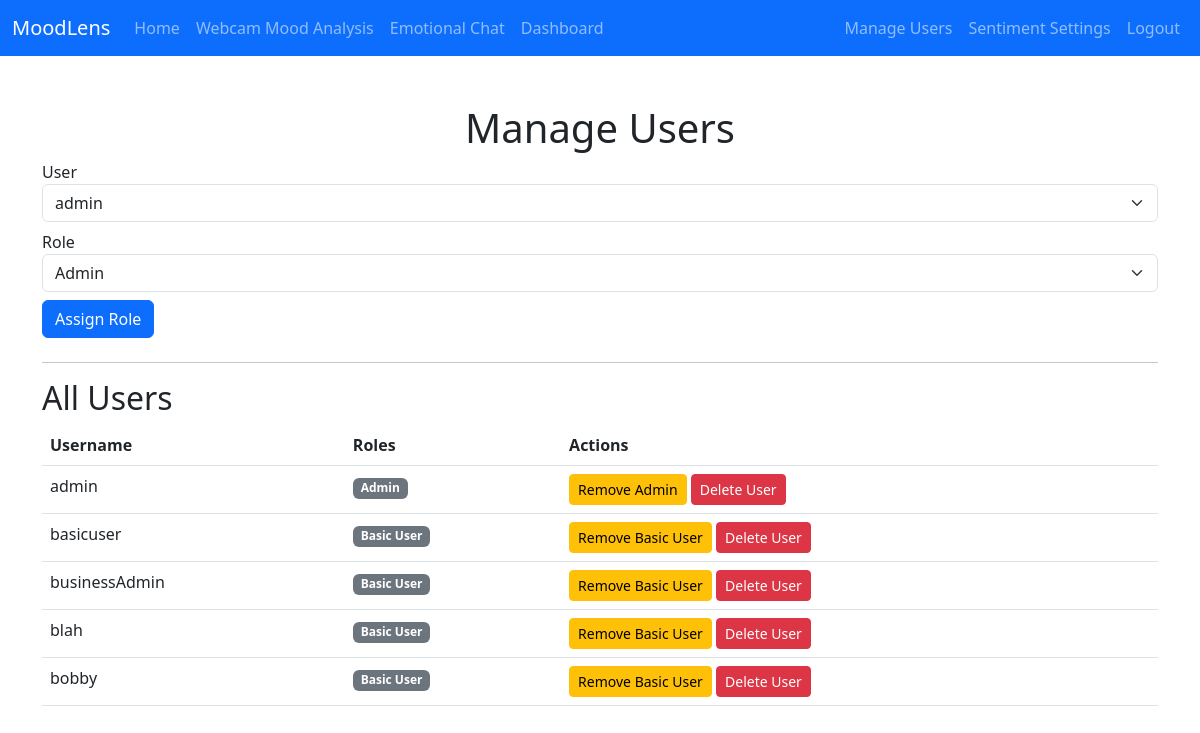
Page /admin/manage_users (signed in) on the earlier database version.
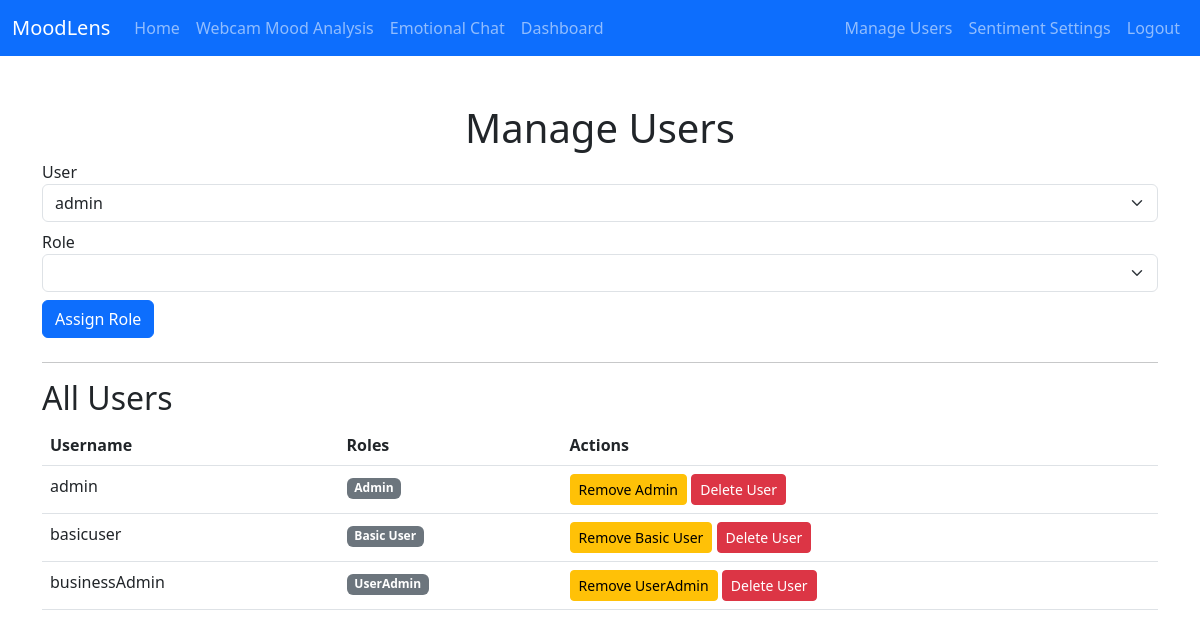
Same page on the later database version.
### modules/models.py (models this page shows, shortened)
class User(UserMixin, db.Model):
    __tablename__ = 'users'
    id = db.Column(db.Integer, primary_key=True)
    username = db.Column(db.String(150), unique=True, nullable=False)
    password_hash = db.Column(db.String(150), nullable=False)
    roles = db.relationship(
        'Role',
        secondary='user_roles',  # Reference the user_roles table
        backref=db.backref('users', lazy='dynamic')  # Allows querying users from a role
    )
    def has_role(self, role_name):
        if not self.roles:  # Handle None or empty list
            return False
        return any(role.name == role_name for role in self.roles)

class Role(db.Model):
    __tablename__ = 'roles'
    id = db.Column(db.Integer, primary_key=True)
    name = db.Column(db.String(80), unique=True, nullable=False)
    description = db.Column(db.String(200))

### modules/routes/admin_routes.py (the view, shortened to what this page needs)
@admin_routes.route("/manage_users", methods=["GET", "POST"])
@login_required
def manage_users():
    if not current_user.has_role("Admin"):
        flash("Access denied: Admins only.", "danger")
        return redirect(url_for("main.index"))
    users = User.query.all()
    roles = Role.query.all()
    return render_template("manage_users.html", users=users, roles=roles)

### app.py (called while the page is built)
@login_manager.user_loader
def load_user(user_id):
    return User.query.get(int(user_id))

### templates/manage_users.html (shortened to what this page needs)
{% extends "base.html" %}
{% block content %}
<h1 class="text-center">Manage Users</h1>
<form method="POST" class="mb-4">
    <div class="form-group mb-2">
        <label for="user">User</label>
        <select name="user_id" id="user" class="form-select" required>
            {% for user in users %}
            <option value="{{ user.id }}">{{ user.username }}</option>
            {% endfor %}
        </select>
    </div>
    <div class="form-group mb-2">
        <label for="role">Role</label>
        <select name="role_id" id="role" class="form-select" required>
            {% for role in roles %}
            <option value="{{ role.id }}">{{ role.name }}</option>
            {% endfor %}
        </select>
    </div>
    <button type="submit" name="action" value="assign" class="btn btn-primary">Assign Role</button>
</form>
<hr>
<h2>All Users</h2>
<table class="table">
    <thead>
        <tr>
            <th>Username</th>
            <th>Roles</th>
            <th>Actions</th>
        </tr>
    </thead>
    <tbody>
        {% for user in users %}
        <tr>
            <td>{{ user.username }}</td>
            <td>
                {% for role in user.roles %}
                <span class="badge bg-secondary">{{ role.name }}</span>
                {% endfor %}
            </td>
            <td>
                {% for role in user.roles %}
                <form method="POST" class="d-inline">
                    <button type="submit" name="action" value="remove" class="btn btn-sm btn-warning">Remove {{ role.name }}</button>
                </form>
                {% endfor %}
                <form method="POST" class="d-inline">
                    <button type="submit" name="action" value="delete" class="btn btn-sm btn-danger">Delete User</button>
                </form>
            </td>
        </tr>
        {% endfor %}
    </tbody>
</table>
{% endblock %}

### templates/base.html (shortened to what this page needs)
<!DOCTYPE html>
<html lang="en">
<head>
    <link href="https://cdn.jsdelivr.net/npm/bootstrap@5.3.0/dist/css/bootstrap.min.css" rel="stylesheet">
    <link href="{{ url_for('static', filename='css/style.css') }}" rel="stylesheet">
    <link href="https://cdnjs.cloudflare.com/ajax/libs/font-awesome/5.15.4/css/all.min.css" rel="stylesheet">
</head>
<body>
    <nav class="navbar navbar-expand-lg navbar-dark bg-primary">
        <div class="container-fluid">
            <a class="navbar-brand" href="/">MoodLens</a>
            <div class="collapse navbar-collapse" id="navbarNav">
                <ul class="navbar-nav me-auto">
                    <li class="nav-item">
                        <a class="nav-link" href="/">Home</a>
                    </li>
                    <li class="nav-item">
                        <a class="nav-link" href="/webcam">Webcam Mood Analysis</a>
                    </li>
                    {% if current_user.is_authenticated %}
                    <li class="nav-item">
                        <a class="nav-link" href="/chat">Emotional Chat</a>
                    </li>
                    {% endif %}
                    {% if current_user.is_authenticated and (current_user.has_role("Admin") or current_user.has_role("UserAdmin")) %}
                    <li class="nav-item">
                        <a class="nav-link" href="/dashboard">Dashboard</a>
                    </li>
                    {% endif %}
                </ul>
                <ul class="navbar-nav">
                    {% if current_user.is_authenticated %}
                        {% if current_user.has_role("Admin") %}
                            <li class="nav-item">
                                <a class="nav-link" href="/admin/manage_users">Manage Users</a>
                            </li>
                            <li class="nav-item">
                                <a class="nav-link" href="/admin/toggle_sentiment">Sentiment Settings</a>
                            </li>
                        {% endif %}
                        <li class="nav-item">
                            <a class="nav-link" href="/auth/logout">Logout</a>
                        </li>
                    {% endif %}
                </ul>
            </div>
        </div>
    </nav>
    <div class="container mt-5">
        {% block content %}{% endblock %}
    </div>
</body>
</html>

Differences in the rows shown:
removed User: username "blah", Role (name "Basic User")
removed User: username "bobby", Role (name "Basic User")
computed for User "businessAdmin": gains Role (name "UserAdmin"); loses Role (name "Basic User")
Other differences:
form field role_id: "Admin" → (not shown)
